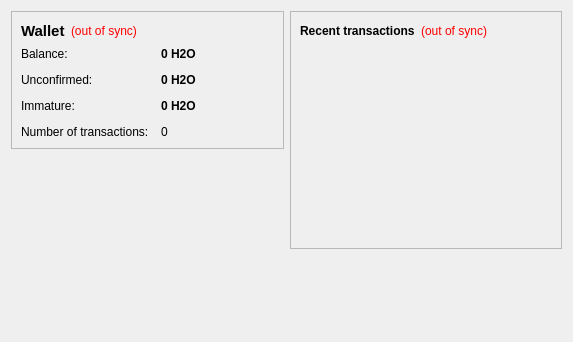
<?xml version="1.0" encoding="UTF-8"?>
<ui version="4.0">
 <class>OverviewPage</class>
 <widget class="QWidget" name="OverviewPage">
  <property name="geometry">
   <rect>
    <x>0</x>
    <y>0</y>
    <width>573</width>
    <height>342</height>
   </rect>
  </property>
  <property name="windowTitle">
   <string>Form</string>
  </property>
  <layout class="QHBoxLayout" name="horizontalLayout" stretch="1,1">
   <item>
    <layout class="QVBoxLayout" name="verticalLayout_2">
     <item>
      <widget class="QFrame" name="frame">
       <property name="frameShape">
        <enum>QFrame::StyledPanel</enum>
       </property>
       <property name="frameShadow">
        <enum>QFrame::Raised</enum>
       </property>
       <layout class="QVBoxLayout" name="verticalLayout_4">
        <item>
         <layout class="QHBoxLayout" name="horizontalLayout_4">
          <item>
           <widget class="QLabel" name="label_5">
            <property name="font">
             <font>
              <pointsize>11</pointsize>
              <weight>75</weight>
              <bold>true</bold>
             </font>
            </property>
            <property name="text">
             <string>Wallet</string>
            </property>
           </widget>
          </item>
          <item>
           <widget class="QLabel" name="labelWalletStatus">
            <property name="toolTip">
             <string>The displayed information may be out of date. Your wallet automatically synchronizes with the Washerz network after a connection is established, but this process has not completed yet.</string>
            </property>
            <property name="styleSheet">
             <string notr="true">QLabel { color: red; }</string>
            </property>
            <property name="text">
             <string notr="true">(out of sync)</string>
            </property>
            <property name="alignment">
             <set>Qt::AlignLeading|Qt::AlignLeft|Qt::AlignVCenter</set>
            </property>
           </widget>
          </item>
          <item>
           <spacer name="horizontalSpacer_2">
            <property name="orientation">
             <enum>Qt::Horizontal</enum>
            </property>
            <property name="sizeHint" stdset="0">
             <size>
              <width>40</width>
              <height>20</height>
             </size>
            </property>
           </spacer>
          </item>
         </layout>
        </item>
        <item>
         <layout class="QFormLayout" name="formLayout_2">
          <property name="fieldGrowthPolicy">
           <enum>QFormLayout::AllNonFixedFieldsGrow</enum>
          </property>
          <property name="horizontalSpacing">
           <number>12</number>
          </property>
          <property name="verticalSpacing">
           <number>12</number>
          </property>
          <item row="0" column="0">
           <widget class="QLabel" name="label">
            <property name="text">
             <string>Balance:</string>
            </property>
           </widget>
          </item>
          <item row="0" column="1">
           <widget class="QLabel" name="labelBalance">
            <property name="font">
             <font>
              <weight>75</weight>
              <bold>true</bold>
             </font>
            </property>
            <property name="cursor">
             <cursorShape>IBeamCursor</cursorShape>
            </property>
            <property name="toolTip">
             <string>Your current balance</string>
            </property>
            <property name="text">
             <string notr="true">0 H2O</string>
            </property>
            <property name="textInteractionFlags">
             <set>Qt::LinksAccessibleByMouse|Qt::TextSelectableByKeyboard|Qt::TextSelectableByMouse</set>
            </property>
           </widget>
          </item>
          <item row="1" column="0">
           <widget class="QLabel" name="label_3">
            <property name="text">
             <string>Unconfirmed:</string>
            </property>
           </widget>
          </item>
          <item row="1" column="1">
           <widget class="QLabel" name="labelUnconfirmed">
            <property name="font">
             <font>
              <weight>75</weight>
              <bold>true</bold>
             </font>
            </property>
            <property name="cursor">
             <cursorShape>IBeamCursor</cursorShape>
            </property>
            <property name="toolTip">
             <string>Total of transactions that have yet to be confirmed, and do not yet count toward the current balance</string>
            </property>
            <property name="text">
             <string notr="true">0 H2O</string>
            </property>
            <property name="textInteractionFlags">
             <set>Qt::LinksAccessibleByMouse|Qt::TextSelectableByKeyboard|Qt::TextSelectableByMouse</set>
            </property>
           </widget>
          </item>
          <item row="3" column="0">
           <widget class="QLabel" name="label_2">
            <property name="text">
             <string>Number of transactions:</string>
            </property>
           </widget>
          </item>
          <item row="3" column="1">
           <widget class="QLabel" name="labelNumTransactions">
            <property name="toolTip">
             <string>Total number of transactions in wallet</string>
            </property>
            <property name="text">
             <string notr="true">0</string>
            </property>
           </widget>
          </item>
          <item row="2" column="0">
           <widget class="QLabel" name="labelImmatureText">
            <property name="text">
             <string>Immature:</string>
            </property>
           </widget>
          </item>
          <item row="2" column="1">
           <widget class="QLabel" name="labelImmature">
            <property name="font">
             <font>
              <weight>75</weight>
              <bold>true</bold>
             </font>
            </property>
            <property name="toolTip">
             <string>Mined balance that has not yet matured</string>
            </property>
            <property name="text">
             <string notr="true">0 H2O</string>
            </property>
            <property name="textInteractionFlags">
             <set>Qt::LinksAccessibleByMouse|Qt::TextSelectableByKeyboard|Qt::TextSelectableByMouse</set>
            </property>
           </widget>
          </item>
         </layout>
        </item>
       </layout>
      </widget>
     </item>
     <item>
      <spacer name="verticalSpacer">
       <property name="orientation">
        <enum>Qt::Vertical</enum>
       </property>
       <property name="sizeHint" stdset="0">
        <size>
         <width>20</width>
         <height>40</height>
        </size>
       </property>
      </spacer>
     </item>
    </layout>
   </item>
   <item>
    <layout class="QVBoxLayout" name="verticalLayout_3">
     <item>
      <widget class="QFrame" name="frame_2">
       <property name="frameShape">
        <enum>QFrame::StyledPanel</enum>
       </property>
       <property name="frameShadow">
        <enum>QFrame::Raised</enum>
       </property>
       <layout class="QVBoxLayout" name="verticalLayout">
        <item>
         <layout class="QHBoxLayout" name="horizontalLayout_2">
          <item>
           <widget class="QLabel" name="label_4">
            <property name="text">
             <string>&lt;b&gt;Recent transactions&lt;/b&gt;</string>
            </property>
           </widget>
          </item>
          <item>
           <widget class="QLabel" name="labelTransactionsStatus">
            <property name="toolTip">
             <string>The displayed information may be out of date. Your wallet automatically synchronizes with the Washerz network after a connection is established, but this process has not completed yet.</string>
            </property>
            <property name="styleSheet">
             <string notr="true">QLabel { color: red; }</string>
            </property>
            <property name="text">
             <string notr="true">(out of sync)</string>
            </property>
            <property name="alignment">
             <set>Qt::AlignRight|Qt::AlignTrailing|Qt::AlignVCenter</set>
            </property>
           </widget>
          </item>
          <item>
           <spacer name="horizontalSpacer">
            <property name="orientation">
             <enum>Qt::Horizontal</enum>
            </property>
            <property name="sizeHint" stdset="0">
             <size>
              <width>40</width>
              <height>20</height>
             </size>
            </property>
           </spacer>
          </item>
         </layout>
        </item>
        <item>
         <widget class="QListView" name="listTransactions">
          <property name="styleSheet">
           <string notr="true">QListView { background: transparent; }</string>
          </property>
          <property name="frameShape">
           <enum>QFrame::NoFrame</enum>
          </property>
          <property name="verticalScrollBarPolicy">
           <enum>Qt::ScrollBarAlwaysOff</enum>
          </property>
          <property name="horizontalScrollBarPolicy">
           <enum>Qt::ScrollBarAlwaysOff</enum>
          </property>
          <property name="selectionMode">
           <enum>QAbstractItemView::NoSelection</enum>
          </property>
         </widget>
        </item>
       </layout>
      </widget>
     </item>
     <item>
      <spacer name="verticalSpacer_2">
       <property name="orientation">
        <enum>Qt::Vertical</enum>
       </property>
       <property name="sizeHint" stdset="0">
        <size>
         <width>20</width>
         <height>40</height>
        </size>
       </property>
      </spacer>
     </item>
    </layout>
   </item>
  </layout>
 </widget>
 <resources/>
 <connections/>
</ui>
